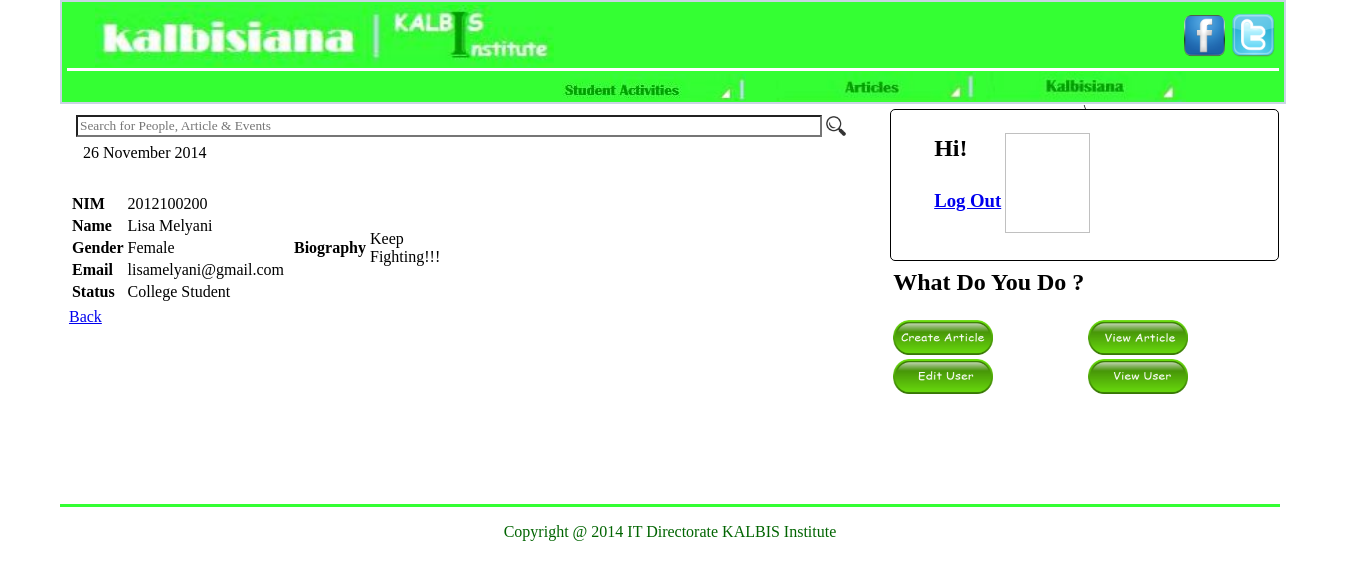
The page /view_user.php?id=2012100200 on the database as committed earlier.
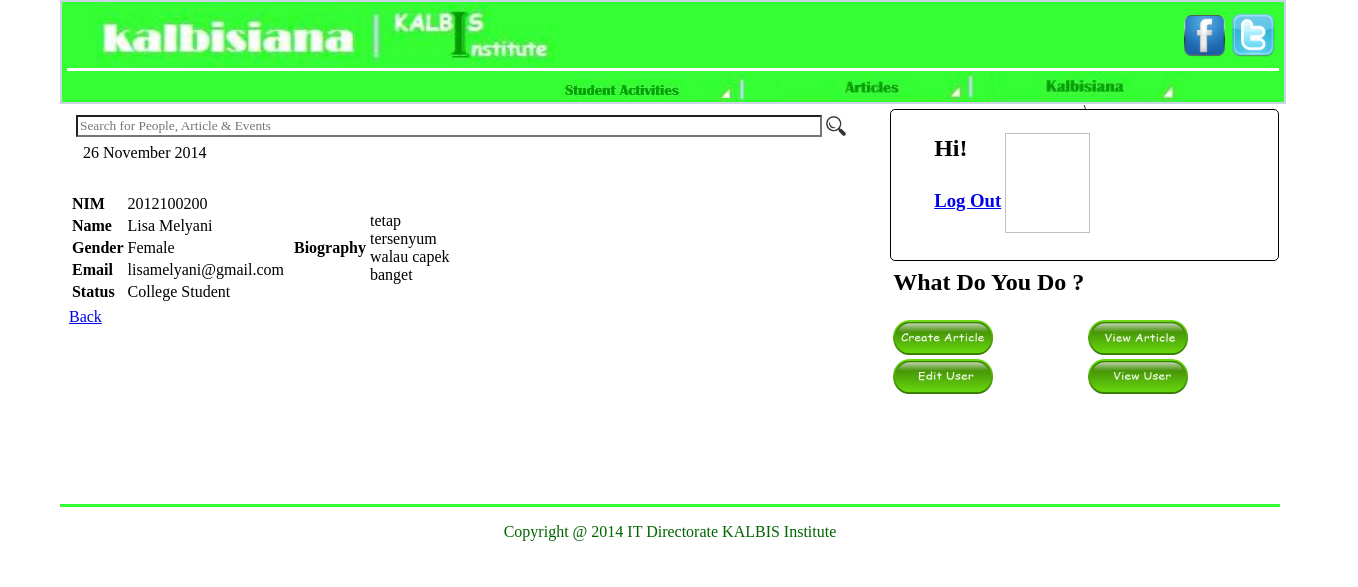
The same page on the database as committed later.
### tables this page shows
CREATE TABLE IF NOT EXISTS `user` (
  `id` char(10) NOT NULL,
  `nama` varchar(30) NOT NULL,
  `email` varchar(100) NOT NULL,
  `password` varchar(100) NOT NULL,
  `gender` varchar(20) NOT NULL,
  `status` text NOT NULL,
  `bio` text NOT NULL,
  `foto` text NOT NULL,
  `level` int(1) NOT NULL
);

### view_user.php (the view, shortened to what this page needs)
<?php include ("koneksi.php")?>
<html>
	<head>
		<link type="text/css" rel="stylesheet" href="css/Style.css" />
	</head>
	<body>
		<?php require_once("header.php"); ?>
		<div id="outer_content">
			<div id="outer_kiri" class="conten_kanan_kiri">
				<div>
					<table>
						<tr>
							<td>
								<div id="outer_search">
									<table>
										<tr>
											<td>
												<div id="outer_input_text_search">
													<input type="text" id="input_text_search" placeholder="Search for People, Article & Events"/>
												</div>
											</td>
											<td>
												<div id="icon_search">
													<div id="iconnya">
														<img src="css/images/search.png" width="100%">
													</div>
												</div>
											</td>
										</tr>
									</table>
								</div>
							</td>
						</tr>
						<tr>
							<td>
								<div style="margin-left:40px;">
								26 November 2014
								</div>
							</td>
						</tr>
					</table>
				</div>
				<div>
				<?php
	$id = $_GET['id'];
	$sql = "SELECT * FROM user WHERE id = '$id'";
	$hasil = mysqli_query($koneksi, $sql);
	$baris = mysqli_fetch_array($hasil);
	$a = $baris['nama'];
	$b = $baris['gender'];
	$c = $baris['email'];
	$d = $baris['status'];
	$e = $baris['bio'];
?>
					<div id="outer_article">
					<form action="view_user.php" method="POST">
						<div class="tentangUser">
							<table width="100%">
								<tr>
									<td>
										<table>
											<tr>
												<td><b>NIM</b></td>
												<td><span><?php echo "$id"; ?></span></td>
											</tr>
											<tr>
												<td><b>Name</b></td>
												<td><span><?php echo $a;?></span></td>
											</tr>
											<tr>
												<td><b>Gender</b></td>
												<td><span><?php echo $b; ?></span></td>
											</tr>
											<tr>
												<td><b>Email</b></td>
												<td><span><?php echo $c; ?></span></td>
											</tr>
											<tr>
												<td><b>Status</b></td>
												<td><span><?php echo $d; ?></span></td>
											</tr>
										</table>
									</td>
									<td>
											<table>
												<tr>
													<td>
														<b>Biography</b>
													</td>
													<td>
														<span><?php echo $e; ?></span>
													</td>
												</tr>
											</table>
									</td>
								</tr>
								<tr>
									<td><a href ="user.php">Back</td></a>
								</tr>
							</table>
						</div>
						</form>
					</div>
				</div>
			</div>
			<?php include ("outer_kanan_user.php")?>
<?php require_once("footer.php"); ?>

Rows that differ between the two databases and show on the page:
changed user "Lisa Melyani": bio "Keep Fighting!!!" → "tetap tersenyum walau capek banget"
